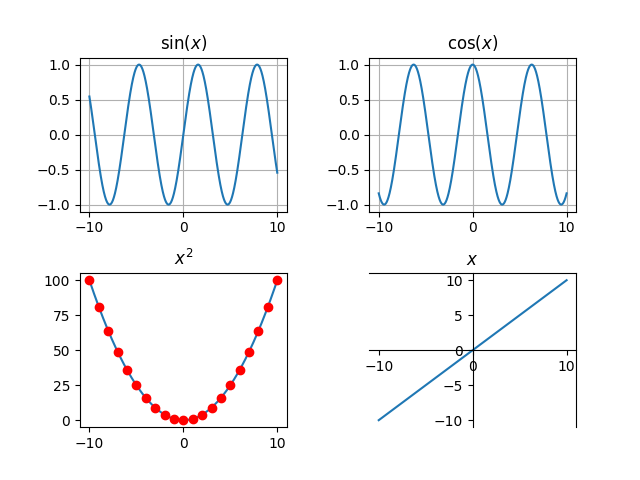

The script that saved this image:
#!/usr/bin/env python3

import numpy as np
import matplotlib.pyplot as plt
x = np.arange(-10, 10.01, 0.01)
t = np.arange(-10, 11, 1)

#subplot 1
sp = plt.subplot(2,2,1)
plt.plot(x, np.sin(x))
plt.title(r'$\sin(x)$')
plt.grid(True)


#subplot 2
sp = plt.subplot(2,2,2)
plt.plot(x, np.cos(x))
plt.title(r'$\cos(x)$')
plt.grid(True)


#subplot 3
sp = plt.subplot(223)
plt.plot(x, x**2, t, t**2, 'ro')
plt.title(r'$x^2$')


#subplot 4
#sp = plt.subplot(2,2,4)
#plt.plot(x, np.atan(x))
#plt.title(r'$\arctg(x)$')
#plt.grid(True)


#subplot 4
sp = plt.subplot(224)
plt.plot(x, x)
sp.spines['left'].set_position('center')
sp.spines['bottom'].set_position('center')
plt.title(r'$x$')


plt.subplots_adjust(wspace=0.4, hspace=0.4)

plt.savefig('plot_1.png')


plt.show()
